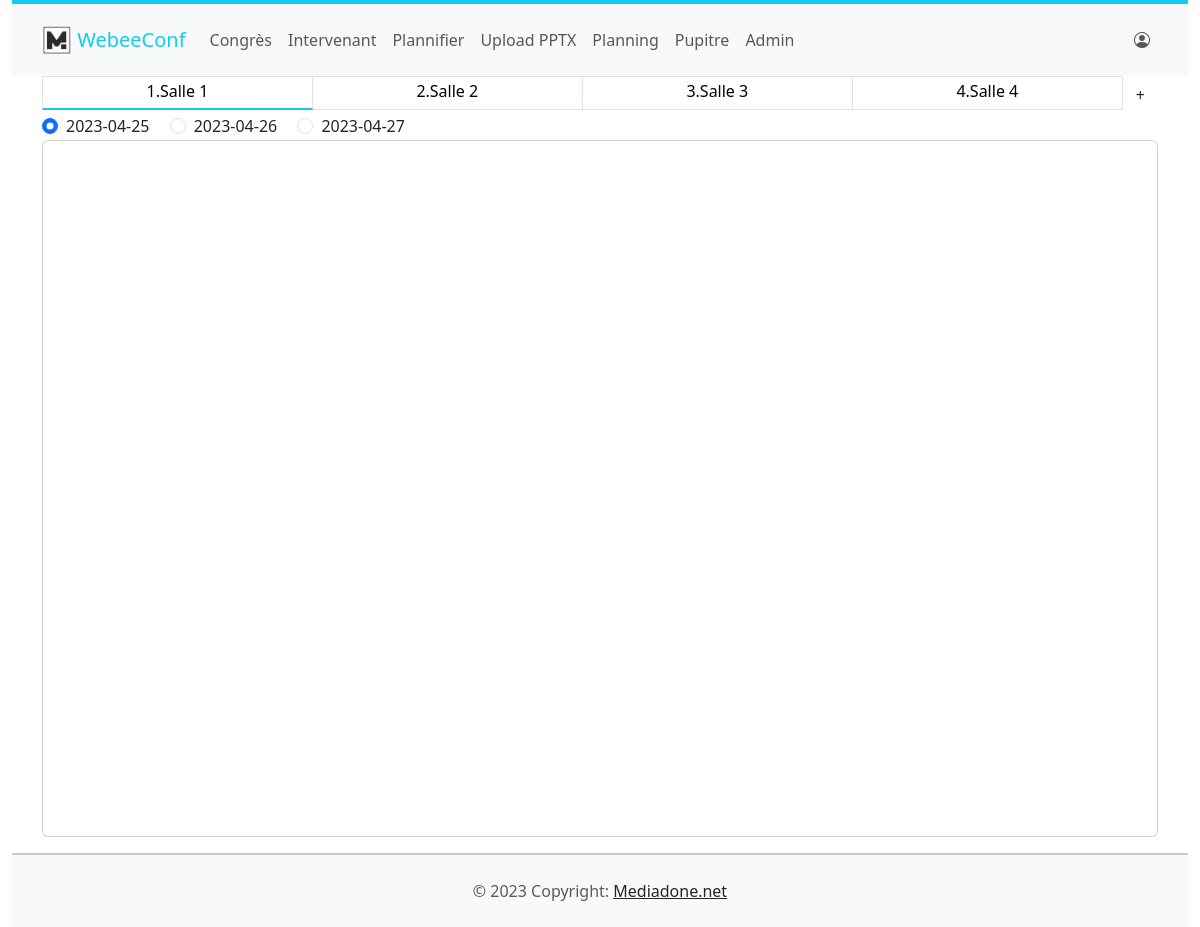
Page /planning/pupitre on the earlier database version.
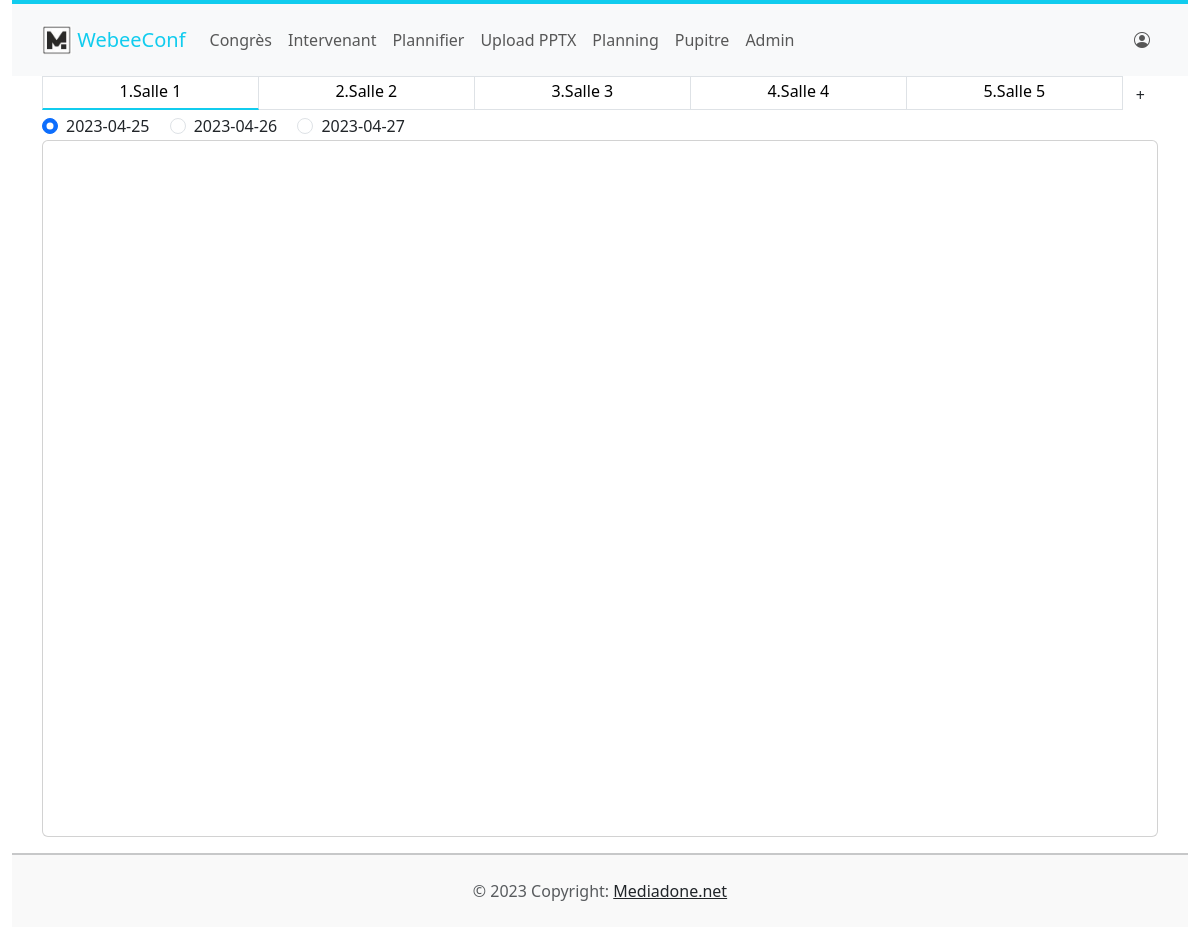
Same page on the later database version.
### planning/models.py (models this page shows, shortened)
class Room(models.Model):
	congress = models.ForeignKey(Congress, related_name="event_conf_name", on_delete=models.CASCADE)
	name = models.CharField(max_length=250)
	number = models.SmallIntegerField(default=1)  # numero de la salle pour cle du live
	inprogress = models.CharField(max_length=250, blank=True) # titre presentation en cours dans l'attente

class Day(models.Model):
    congress = models.ForeignKey(Congress, related_name="confs_days", on_delete=models.CASCADE)
    date = models.CharField(primary_key=True, max_length=24) #primary_key=True

### planning/views.py (the view)
# urls.py: path('pupitre', views.show_pupitre, name='pupitre'),
def show_pupitre(request):
    congres = Congress.objects.get()
    rooms = Room.objects.filter(congress__pk=congres.pk)
    days = Day.objects.filter(congress__pk=congres.pk)
    pform = PresentationForm()
    sform = SessionForm()
    return render(request, "Planning/pupitre.html", {'rooms': rooms,'days': days,"sess_form":sform, "pres_form":pform})

### planning/forms.py
class SessionForm(forms.Form):
    id = forms.CharField(label='', initial=-1,widget=forms.TextInput(attrs={'type': 'hidden', 'id':"sess_id"}) )
    name = forms.CharField(label='',widget=forms.TextInput(attrs={'placeholder': 'Nom de session', 'id':"sess_name"}) )
    date1 = forms.CharField(label='',widget=forms.TimeInput(attrs={'type': 'time','format':'%H:%M','placeholder': 'Heure de début', 'id':"sess_time1"}) )
    date2 = forms.CharField(label='',widget=forms.TimeInput(attrs={'type': 'time','format':'%H:%M','placeholder': 'Heure de fin', 'id':"sess_time2"}) )

class PresentationForm(forms.Form):
    id = forms.CharField(label='', initial=-1,widget=forms.TextInput(attrs={'type': 'hidden', 'id':"pres_id"}) )
    name = forms.CharField(label='',widget=forms.TextInput(attrs={'placeholder': 'Titre de la présentation', 'id':"pres_name"}) )
    duration = forms.CharField(label='',widget=forms.TextInput(attrs={'placeholder': 'Durée de la présentation', 'id':"pres_duration"}) )
    author = forms.ModelChoiceField(queryset=Intervenant.objects.all(), label='',widget=forms.Select(attrs={'placeholder': 'Auteurs', 'id':"pres_author"}) )
    author1 = forms.ModelChoiceField(queryset=Intervenant.objects.all(), label='',widget=forms.Select(attrs={'placeholder': 'Auteurs', 'id':"pres_author1"}) )
    author2 = forms.ModelChoiceField(queryset=Intervenant.objects.all(), label='',widget=forms.Select(attrs={'placeholder': 'Auteurs', 'id':"pres_author2"}) )

### planning/models.py (called while the page is built)
    def __str__(self):
        return f'{self.nom} {self.prenom}'

### planning/templates/planning/pupitre.html (shortened to what this page needs)
{% extends 'planning/base.html' %}
{% load static %}
{% block body %}
{% load crispy_forms_tags %}
<div class="row">
  <div class="col-md-12">
    <div class="list-group list-group-horizontal">
      <div class="list-group list-group-horizontal" id="rooms">
        {% for room in rooms %}
        <a href="javascript:setRoomLive('{{room.number}}', '{{room.id}}', '{{ rooms|length }}', '{{room.moderator.id}}')"
          class="list-group-item list-group-item-action text-center rounded-0"
          style=" border-bottom: 2px solid #1ce; height: 34px; padding: 2px 7px;" id="room_id{{ forloop.counter }}">
          {{room.number}}.{{room.name}}</a>
        {% empty %}
        <p> Désolé, pas de salles disponibles !</p>
        {% endfor %}
      </div>
      <button id="add_room" class="btn">+</button>
    </div>
  </div>
  <br>
</div>
<div class="container-fluid  p-0">
  <div class="row g-2">
    <div class="col-md-12">
      {% for day in days %}
      <div class="form-check form-check-inline">
        <input class="form-check-input" type="radio" name="radio_dates" id="radio_dates" value={{day.date}}
          onclick="setDate('{{day.date}}')">
        <label class="form-check-label" for="inlineRadio1">{{day.date}}</label>
      </div>
      {% endfor %}
      <div class="card">
        <div class="card-body" data-mdb-perfect-scrollbar="true"
          style="padding-right:0; padding-left:0; height:695px; overflow-y: scroll;">
        </div>
      </div>
    </div>
  </div>
</div>
{% endblock %}

### planning/templates/planning/base.html
{% extends 'layouts/base.html' %}
{% block content %}
	{% block body %} {% endblock %}
{% endblock %}

### templates/layouts/base.html (shortened to what this page needs)
{% load static %}
<!DOCTYPE html>
<html>
<head>
    {% load django_bootstrap5 %}
    {% bootstrap_css %}
    <link rel="stylesheet" type="text/css" href="{% static 'css/styles.css' %}">
    <link href="https://unpkg.com/video.js/dist/video-js.css" rel="stylesheet">
    <link rel="stylesheet" href="https://cdn.jsdelivr.net/npm/bootstrap-icons@1.7.2/font/bootstrap-icons.css">
</head>
<body>
    {% include "layouts/_nav.html" %}
      <div class="container containerp">
        {% block content%} {% endblock %}
      </div>
        {% include "layouts/_footer.html" %}
</body>
</html>

### templates/layouts/_nav.html (shortened to what this page needs)
<div class="container-fluid">
<nav class="navbar navbar-expand-lg navbar-light bg-light navbar2">
  <div class="container">
    <a class="navbar-brand navbar3"  href="{% url 'home' %}">
    <img src="/media/images/logo.jpg" width="30" height="30" class="d-inline-block align-top" alt="">
    WebeeConf
  </a>
    <div class="collapse navbar-collapse" id="navbarTogglerDemo03">
      <ul class="navbar-nav me-auto mb-2 mb-lg-0">
        <li class="nav-item">
          <a class="nav-link" href="{% url 'planning:congres' %}"> Congrès </a>
        </li>
        <li class="nav-item">
          <a class="nav-link" href="{% url 'planning:intervenant' %}"> Intervenant </a>
        </li>
        <li class="nav-item">
          <a class="nav-link" href="{% url 'planning:create' %}"> Plannifier </a>
        </li>
        <li class="nav-item">
          <a class="nav-link" href="{% url 'planning:upload' %}"> Upload PPTX </a>
        </li>
        <li class="nav-item">
          <a class="nav-link" href="{% url 'planning:show' %}"> Planning </a>
        </li>
        <li class="nav-item">
          <a class="nav-link" href="{% url 'planning:pupitre' %}"> Pupitre </a>
        </li>
         <li class="nav-item">
          <a class="nav-link" href="{% url 'admin:index' %}"> Admin </a>
        </li>
      </ul>
    <div class="d-flex align-items-center">
        <ul class="navbar-nav me-auto mb-2 mb-lg-0">
          {% if user.is_authenticated %}
            <li class="nav-item">
              <a class="nav-link " href="#"   role="button" > {{user.username}} <i class="bi bi-person-x-fill"></i>
              </a>
            </li>
          {% else %}
          <li class="nav-item">
            <a class="nav-link " href="#"  role="button" > <i class="bi bi-person-circle"> </i>
            </a>
          </li>
          {% endif %}
        </ul>
      </div>
    </div>
  </div>
</nav>
</div>

### templates/layouts/_footer.html
<div class="container-fluid">
<hr class="divider-b" />
<footer class="text-center text-lg-start bg-white text-muted">
    <div class="text-center p-4" style="background-color: rgba(0, 0, 0, 0.025);">
    © 2023 Copyright:
    <a class="text-dark" href="https://www.mediadone.net/">Mediadone.net</a>
  </div>
</footer>
</div>

### static/css/styles.css (style rules this page uses)
.navbar2 { background-color: #000; border-top: 4px solid #1ce; padding: 1em 0; }
.navbar3 { color: #1ce; }
.containerp { min-height:600px; }
#rooms { width: 100%; }
.list-group { width: 100%; }
hr.divider-b { margin-bottom: 0em; border-width: 2px; }

Differences in the rows shown:
added Room: number "5", name "Salle 5"
